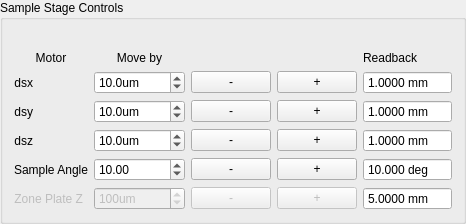
                 <widget class="QGroupBox" name="groupBox">
                  <property name="enabled">
                   <bool>true</bool>
                  </property>
                  <property name="sizePolicy">
                   <sizepolicy hsizetype="Preferred" vsizetype="Fixed">
                    <horstretch>0</horstretch>
                    <verstretch>0</verstretch>
                   </sizepolicy>
                  </property>
                  <property name="styleSheet">
                   <string notr="true"/>
                  </property>
                  <property name="title">
                   <string>Sample Stage Controls</string>
                  </property>
                  <layout class="QGridLayout" name="gridLayout_14">
                   <item row="2" column="0">
                    <widget class="QLabel" name="label_3">
                     <property name="sizePolicy">
                      <sizepolicy hsizetype="Fixed" vsizetype="Preferred">
                       <horstretch>0</horstretch>
                       <verstretch>0</verstretch>
                      </sizepolicy>
                     </property>
                     <property name="text">
                      <string>dsx</string>
                     </property>
                     <property name="alignment">
                      <set>Qt::AlignRight|Qt::AlignTrailing|Qt::AlignVCenter</set>
                     </property>
                    </widget>
                   </item>
                   <item row="3" column="4">
                    <widget class="QDoubleSpinBox" name="db_smary">
                     <property name="sizePolicy">
                      <sizepolicy hsizetype="Preferred" vsizetype="Fixed">
                       <horstretch>0</horstretch>
                       <verstretch>0</verstretch>
                      </sizepolicy>
                     </property>
                     <property name="readOnly">
                      <bool>true</bool>
                     </property>
                     <property name="buttonSymbols">
                      <enum>QAbstractSpinBox::NoButtons</enum>
                     </property>
                     <property name="suffix">
                      <string> mm</string>
                     </property>
                     <property name="decimals">
                      <number>4</number>
                     </property>
                     <property name="minimum">
                      <double>-99.000000000000000</double>
                     </property>
                     <property name="value">
                      <double>1.000000000000000</double>
                     </property>
                    </widget>
                   </item>
                   <item row="6" column="0">
                    <widget class="QLabel" name="label_15">
                     <property name="enabled">
                      <bool>false</bool>
                     </property>
                     <property name="sizePolicy">
                      <sizepolicy hsizetype="Fixed" vsizetype="Preferred">
                       <horstretch>0</horstretch>
                       <verstretch>0</verstretch>
                      </sizepolicy>
                     </property>
                     <property name="text">
                      <string>Zone Plate Z</string>
                     </property>
                     <property name="alignment">
                      <set>Qt::AlignRight|Qt::AlignTrailing|Qt::AlignVCenter</set>
                     </property>
                    </widget>
                   </item>
                   <item row="3" column="1">
                    <widget class="QDoubleSpinBox" name="db_move_smary">
                     <property name="sizePolicy">
                      <sizepolicy hsizetype="Preferred" vsizetype="Fixed">
                       <horstretch>0</horstretch>
                       <verstretch>0</verstretch>
                      </sizepolicy>
                     </property>
                     <property name="suffix">
                      <string>um</string>
                     </property>
                     <property name="decimals">
                      <number>1</number>
                     </property>
                     <property name="minimum">
                      <double>-10000.000000000000000</double>
                     </property>
                     <property name="maximum">
                      <double>10000.000000000000000</double>
                     </property>
                     <property name="singleStep">
                      <double>5.000000000000000</double>
                     </property>
                     <property name="value">
                      <double>10.000000000000000</double>
                     </property>
                    </widget>
                   </item>
                   <item row="1" column="1">
                    <widget class="QLabel" name="label_8">
                     <property name="sizePolicy">
                      <sizepolicy hsizetype="Preferred" vsizetype="Fixed">
                       <horstretch>0</horstretch>
                       <verstretch>0</verstretch>
                      </sizepolicy>
                     </property>
                     <property name="styleSheet">
                      <string notr="true">font: 75 14pt &quot;MS Shell Dlg 2&quot;;</string>
                     </property>
                     <property name="text">
                      <string>Move by</string>
                     </property>
                     <property name="alignment">
                      <set>Qt::AlignCenter</set>
                     </property>
                    </widget>
                   </item>
                   <item row="2" column="1">
                    <widget class="QDoubleSpinBox" name="db_move_smarx">
                     <property name="sizePolicy">
                      <sizepolicy hsizetype="Preferred" vsizetype="Fixed">
                       <horstretch>0</horstretch>
                       <verstretch>0</verstretch>
                      </sizepolicy>
                     </property>
                     <property name="suffix">
                      <string>um</string>
                     </property>
                     <property name="decimals">
                      <number>1</number>
                     </property>
                     <property name="minimum">
                      <double>-10000.000000000000000</double>
                     </property>
                     <property name="maximum">
                      <double>10000.000000000000000</double>
                     </property>
                     <property name="singleStep">
                      <double>5.000000000000000</double>
                     </property>
                     <property name="value">
                      <double>10.000000000000000</double>
                     </property>
                    </widget>
                   </item>
                   <item row="1" column="4">
                    <widget class="QLabel" name="label_26">
                     <property name="text">
                      <string>Readback</string>
                     </property>
                    </widget>
                   </item>
                   <item row="6" column="3">
                    <widget class="QPushButton" name="pb_move_zpz_pos">
                     <property name="enabled">
                      <bool>false</bool>
                     </property>
                     <property name="sizePolicy">
                      <sizepolicy hsizetype="Preferred" vsizetype="Fixed">
                       <horstretch>0</horstretch>
                       <verstretch>0</verstretch>
                      </sizepolicy>
                     </property>
                     <property name="text">
                      <string>+</string>
                     </property>
                    </widget>
                   </item>
                   <item row="5" column="2">
                    <widget class="QPushButton" name="pb_move_dth_pos_neg">
                     <property name="sizePolicy">
                      <sizepolicy hsizetype="Preferred" vsizetype="Fixed">
                       <horstretch>0</horstretch>
                       <verstretch>0</verstretch>
                      </sizepolicy>
                     </property>
                     <property name="text">
                      <string>-</string>
                     </property>
                    </widget>
                   </item>
                   <item row="2" column="4">
                    <widget class="QDoubleSpinBox" name="db_smarx">
                     <property name="sizePolicy">
                      <sizepolicy hsizetype="Preferred" vsizetype="Fixed">
                       <horstretch>0</horstretch>
                       <verstretch>0</verstretch>
                      </sizepolicy>
                     </property>
                     <property name="readOnly">
                      <bool>true</bool>
                     </property>
                     <property name="buttonSymbols">
                      <enum>QAbstractSpinBox::NoButtons</enum>
                     </property>
                     <property name="suffix">
                      <string> mm</string>
                     </property>
                     <property name="decimals">
                      <number>4</number>
                     </property>
                     <property name="minimum">
                      <double>-99.000000000000000</double>
                     </property>
                     <property name="value">
                      <double>1.000000000000000</double>
                     </property>
                    </widget>
                   </item>
                   <item row="2" column="3">
                    <widget class="QPushButton" name="pb_move_smarx_pos">
                     <property name="sizePolicy">
                      <sizepolicy hsizetype="Preferred" vsizetype="Fixed">
                       <horstretch>0</horstretch>
                       <verstretch>0</verstretch>
                      </sizepolicy>
                     </property>
                     <property name="text">
                      <string>+</string>
                     </property>
                    </widget>
                   </item>
                   <item row="5" column="4">
                    <widget class="QDoubleSpinBox" name="db_zpsth">
                     <property name="sizePolicy">
                      <sizepolicy hsizetype="Preferred" vsizetype="Fixed">
                       <horstretch>0</horstretch>
                       <verstretch>0</verstretch>
                      </sizepolicy>
                     </property>
                     <property name="readOnly">
                      <bool>true</bool>
                     </property>
                     <property name="buttonSymbols">
                      <enum>QAbstractSpinBox::NoButtons</enum>
                     </property>
                     <property name="suffix">
                      <string> deg</string>
                     </property>
                     <property name="decimals">
                      <number>3</number>
                     </property>
                     <property name="maximum">
                      <double>200.000000000000000</double>
                     </property>
                     <property name="value">
                      <double>10.000000000000000</double>
                     </property>
                    </widget>
                   </item>
                   <item row="4" column="1">
                    <widget class="QDoubleSpinBox" name="db_move_smarz">
                     <property name="sizePolicy">
                      <sizepolicy hsizetype="Preferred" vsizetype="Fixed">
                       <horstretch>0</horstretch>
                       <verstretch>0</verstretch>
                      </sizepolicy>
                     </property>
                     <property name="suffix">
                      <string>um</string>
                     </property>
                     <property name="decimals">
                      <number>1</number>
                     </property>
                     <property name="minimum">
                      <double>-10000.000000000000000</double>
                     </property>
                     <property name="maximum">
                      <double>10000.000000000000000</double>
                     </property>
                     <property name="singleStep">
                      <double>5.000000000000000</double>
                     </property>
                     <property name="value">
                      <double>10.000000000000000</double>
                     </property>
                    </widget>
                   </item>
                   <item row="5" column="1">
                    <widget class="QDoubleSpinBox" name="db_move_dth">
                     <property name="sizePolicy">
                      <sizepolicy hsizetype="Preferred" vsizetype="Fixed">
                       <horstretch>0</horstretch>
                       <verstretch>0</verstretch>
                      </sizepolicy>
                     </property>
                     <property name="suffix">
                      <string/>
                     </property>
                     <property name="minimum">
                      <double>-120.000000000000000</double>
                     </property>
                     <property name="maximum">
                      <double>120.000000000000000</double>
                     </property>
                     <property name="singleStep">
                      <double>10.000000000000000</double>
                     </property>
                     <property name="value">
                      <double>10.000000000000000</double>
                     </property>
                    </widget>
                   </item>
                   <item row="5" column="3">
                    <widget class="QPushButton" name="pb_move_dth_pos">
                     <property name="sizePolicy">
                      <sizepolicy hsizetype="Preferred" vsizetype="Fixed">
                       <horstretch>0</horstretch>
                       <verstretch>0</verstretch>
                      </sizepolicy>
                     </property>
                     <property name="text">
                      <string>+</string>
                     </property>
                    </widget>
                   </item>
                   <item row="6" column="2">
                    <widget class="QPushButton" name="pb_move_zpz_neg">
                     <property name="enabled">
                      <bool>false</bool>
                     </property>
                     <property name="sizePolicy">
                      <sizepolicy hsizetype="Preferred" vsizetype="Fixed">
                       <horstretch>0</horstretch>
                       <verstretch>0</verstretch>
                      </sizepolicy>
                     </property>
                     <property name="text">
                      <string>-</string>
                     </property>
                    </widget>
                   </item>
                   <item row="3" column="0">
                    <widget class="QLabel" name="label_4">
                     <property name="sizePolicy">
                      <sizepolicy hsizetype="Fixed" vsizetype="Preferred">
                       <horstretch>0</horstretch>
                       <verstretch>0</verstretch>
                      </sizepolicy>
                     </property>
                     <property name="text">
                      <string>dsy</string>
                     </property>
                     <property name="alignment">
                      <set>Qt::AlignRight|Qt::AlignTrailing|Qt::AlignVCenter</set>
                     </property>
                    </widget>
                   </item>
                   <item row="6" column="4">
                    <widget class="QDoubleSpinBox" name="db_zpz1">
                     <property name="enabled">
                      <bool>true</bool>
                     </property>
                     <property name="sizePolicy">
                      <sizepolicy hsizetype="Preferred" vsizetype="Fixed">
                       <horstretch>0</horstretch>
                       <verstretch>0</verstretch>
                      </sizepolicy>
                     </property>
                     <property name="readOnly">
                      <bool>true</bool>
                     </property>
                     <property name="buttonSymbols">
                      <enum>QAbstractSpinBox::NoButtons</enum>
                     </property>
                     <property name="suffix">
                      <string> mm</string>
                     </property>
                     <property name="decimals">
                      <number>4</number>
                     </property>
                     <property name="minimum">
                      <double>-100.000000000000000</double>
                     </property>
                     <property name="maximum">
                      <double>100.000000000000000</double>
                     </property>
                     <property name="value">
                      <double>5.000000000000000</double>
                     </property>
                    </widget>
                   </item>
                   <item row="1" column="0">
                    <widget class="QLabel" name="label_7">
                     <property name="sizePolicy">
                      <sizepolicy hsizetype="Preferred" vsizetype="Fixed">
                       <horstretch>0</horstretch>
                       <verstretch>0</verstretch>
                      </sizepolicy>
                     </property>
                     <property name="styleSheet">
                      <string notr="true">font: 75 14pt &quot;MS Shell Dlg 2&quot;;</string>
                     </property>
                     <property name="text">
                      <string>Motor</string>
                     </property>
                     <property name="alignment">
                      <set>Qt::AlignCenter</set>
                     </property>
                    </widget>
                   </item>
                   <item row="2" column="2">
                    <widget class="QPushButton" name="pb_move_smarx_neg">
                     <property name="sizePolicy">
                      <sizepolicy hsizetype="Preferred" vsizetype="Fixed">
                       <horstretch>0</horstretch>
                       <verstretch>0</verstretch>
                      </sizepolicy>
                     </property>
                     <property name="text">
                      <string>-</string>
                     </property>
                    </widget>
                   </item>
                   <item row="6" column="1">
                    <widget class="QDoubleSpinBox" name="db_move_zpz">
                     <property name="enabled">
                      <bool>false</bool>
                     </property>
                     <property name="sizePolicy">
                      <sizepolicy hsizetype="Preferred" vsizetype="Fixed">
                       <horstretch>0</horstretch>
                       <verstretch>0</verstretch>
                      </sizepolicy>
                     </property>
                     <property name="suffix">
                      <string>um</string>
                     </property>
                     <property name="decimals">
                      <number>0</number>
                     </property>
                     <property name="minimum">
                      <double>-50000.000000000000000</double>
                     </property>
                     <property name="maximum">
                      <double>50000.000000000000000</double>
                     </property>
                     <property name="singleStep">
                      <double>100.000000000000000</double>
                     </property>
                     <property name="value">
                      <double>100.000000000000000</double>
                     </property>
                    </widget>
                   </item>
                   <item row="4" column="2">
                    <widget class="QPushButton" name="pb_move_smarz_neg">
                     <property name="sizePolicy">
                      <sizepolicy hsizetype="Preferred" vsizetype="Fixed">
                       <horstretch>0</horstretch>
                       <verstretch>0</verstretch>
                      </sizepolicy>
                     </property>
                     <property name="text">
                      <string>-</string>
                     </property>
                    </widget>
                   </item>
                   <item row="5" column="0">
                    <widget class="QLabel" name="label_21">
                     <property name="sizePolicy">
                      <sizepolicy hsizetype="Fixed" vsizetype="Preferred">
                       <horstretch>0</horstretch>
                       <verstretch>0</verstretch>
                      </sizepolicy>
                     </property>
                     <property name="text">
                      <string>Sample Angle</string>
                     </property>
                     <property name="alignment">
                      <set>Qt::AlignRight|Qt::AlignTrailing|Qt::AlignVCenter</set>
                     </property>
                    </widget>
                   </item>
                   <item row="3" column="3">
                    <widget class="QPushButton" name="pb_move_smary_pos">
                     <property name="sizePolicy">
                      <sizepolicy hsizetype="Preferred" vsizetype="Fixed">
                       <horstretch>0</horstretch>
                       <verstretch>0</verstretch>
                      </sizepolicy>
                     </property>
                     <property name="text">
                      <string>+</string>
                     </property>
                    </widget>
                   </item>
                   <item row="3" column="2">
                    <widget class="QPushButton" name="pb_move_smary_neg">
                     <property name="sizePolicy">
                      <sizepolicy hsizetype="Preferred" vsizetype="Fixed">
                       <horstretch>0</horstretch>
                       <verstretch>0</verstretch>
                      </sizepolicy>
                     </property>
                     <property name="text">
                      <string>-</string>
                     </property>
                    </widget>
                   </item>
                   <item row="4" column="3">
                    <widget class="QPushButton" name="pb_move_smarz_pos">
                     <property name="sizePolicy">
                      <sizepolicy hsizetype="Preferred" vsizetype="Fixed">
                       <horstretch>0</horstretch>
                       <verstretch>0</verstretch>
                      </sizepolicy>
                     </property>
                     <property name="text">
                      <string>+</string>
                     </property>
                    </widget>
                   </item>
                   <item row="4" column="4">
                    <widget class="QDoubleSpinBox" name="db_smarz">
                     <property name="sizePolicy">
                      <sizepolicy hsizetype="Preferred" vsizetype="Fixed">
                       <horstretch>0</horstretch>
                       <verstretch>0</verstretch>
                      </sizepolicy>
                     </property>
                     <property name="readOnly">
                      <bool>true</bool>
                     </property>
                     <property name="buttonSymbols">
                      <enum>QAbstractSpinBox::NoButtons</enum>
                     </property>
                     <property name="suffix">
                      <string> mm</string>
                     </property>
                     <property name="decimals">
                      <number>4</number>
                     </property>
                     <property name="minimum">
                      <double>-99.000000000000000</double>
                     </property>
                     <property name="value">
                      <double>1.000000000000000</double>
                     </property>
                    </widget>
                   </item>
                   <item row="4" column="0">
                    <widget class="QLabel" name="label_6">
                     <property name="sizePolicy">
                      <sizepolicy hsizetype="Fixed" vsizetype="Preferred">
                       <horstretch>0</horstretch>
                       <verstretch>0</verstretch>
                      </sizepolicy>
                     </property>
                     <property name="text">
                      <string>dsz</string>
                     </property>
                     <property name="alignment">
                      <set>Qt::AlignRight|Qt::AlignTrailing|Qt::AlignVCenter</set>
                     </property>
                    </widget>
                   </item>
                   <item row="0" column="1">
                    <widget class="QLabel" name="label_131">
                     <property name="text">
                      <string/>
                     </property>
                    </widget>
                   </item>
                  </layout>
                 </widget>
